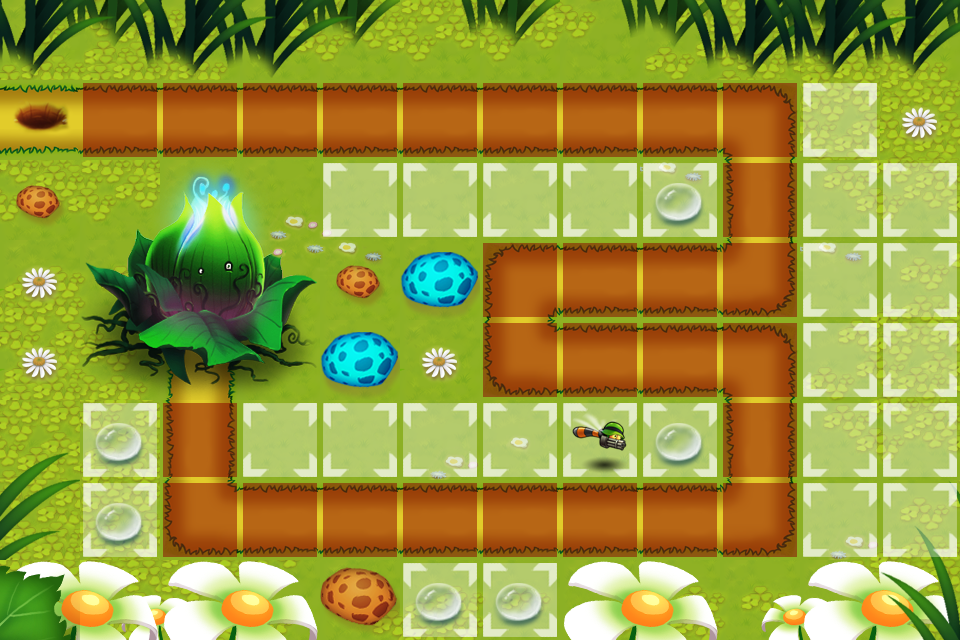

This game map was drawn from its Tiled (.tmx) file and the tilesets committed beside it. A one-line description and the trimmed map source follow:
An orthogonal 12x8 tile map with 80x80 px tiles, 10 tile layers (BACKGROUND1, BACKGROUND2, BACKGROUND3, BACKGROUND4, ...), 6 tilesets and 11 objects (WayPoint00, WayPoint01, WayPoint02, WayPoint03, WayPoint04, ...).

<map version="1.0" orientation="orthogonal" width="12" height="8" tilewidth="80" tileheight="80">
 <tileset firstgid="1" name="2" tilewidth="80" tileheight="80">
  <image source="2.png" width="320" height="320" />
 </tileset>
 <tileset firstgid="17" name="1" tilewidth="80" tileheight="80">
  <image source="1.png" width="720" height="721" />
 </tileset>
 <tileset firstgid="98" name="road" tilewidth="80" tileheight="80">
  <image source="road.png" width="80" height="80" />
  <tile id="0">
   <properties>
    <property name="skillable" value="1" />
   </properties>
  </tile>
 </tileset>
 <tileset firstgid="99" name="build" tilewidth="80" tileheight="80">
  <image source="build.png" width="80" height="80" />
  <tile id="0">
   <properties>
    <property name="buildable" value="1" />
   </properties>
  </tile>
 </tileset>
 <tileset firstgid="100" name="rebuild" tilewidth="80" tileheight="80">
  <image source="rebuild.png" width="400" height="160" />
  <tile id="0">
   <properties>
    <property name="rebuildable" value="1" />
   </properties>
  </tile>
  <tile id="1">
   <properties>
    <property name="rebuildable" value="2" />
   </properties>
  </tile>
  <tile id="2">
   <properties>
    <property name="rebuildable" value="3" />
   </properties>
  </tile>
  <tile id="3">
   <properties>
    <property name="rebuildable" value="4" />
   </properties>
  </tile>
  <tile id="4">
   <properties>
    <property name="rebuildable" value="5" />
   </properties>
  </tile>
  <tile id="5">
   <properties>
    <property name="rebuildable" value="6" />
   </properties>
  </tile>
  <tile id="6">
   <properties>
    <property name="rebuildable" value="7" />
   </properties>
  </tile>
  <tile id="7">
   <properties>
    <property name="rebuildable" value="8" />
   </properties>
  </tile>
  <tile id="8">
   <properties>
    <property name="rebuildable" value="9" />
   </properties>
  </tile>
  <tile id="9">
   <properties>
    <property name="rebuildable" value="10" />
   </properties>
  </tile>
 </tileset>
 <tileset firstgid="110" name="55555" tilewidth="80" tileheight="80">
  <image source="55555.png" width="320" height="160" />
  <tile id="3">
   <properties>
    <property name="TowerId" value="106" />
   </properties>
  </tile>
 </tileset>
 <layer name="BACKGROUND1" width="12" height="8">
  <data>[96 cells, 96 non-empty, 2 distinct tile ids]</data>
 </layer>
 <layer name="BACKGROUND2" width="12" height="8">
  <data>[96 cells, 54 non-empty, 15 distinct tile ids]</data>
 </layer>
 <layer name="BACKGROUND3" width="12" height="8">
  <data>[96 cells, 46 non-empty, 11 distinct tile ids]</data>
 </layer>
 <layer name="BACKGROUND4" width="12" height="8">
  <data>[96 cells, 23 non-empty, 10 distinct tile ids]</data>
 </layer>
 <layer name="SEEDLAYER" width="12" height="8">
  <data>[96 cells, 9 non-empty, 9 distinct tile ids]</data>
 </layer>
 <layer name="BACKGROUND5" width="12" height="8">
  <data>[96 cells, 24 non-empty, 15 distinct tile ids]</data>
 </layer>
 <layer name="Meta" width="12" height="8">
  <data>[96 cells, 26 non-empty, 1 distinct tile ids]</data>
 </layer>
 <layer name="Towerface" width="12" height="8">
  <data>[96 cells, 28 non-empty, 1 distinct tile ids]</data>
 </layer>
 <layer name="Rebuild" width="12" height="8">
  <data>[96 cells, 6 non-empty, 1 distinct tile ids]</data>
 </layer>
 <layer name="Tower" width="12" height="8">
  <data>[96 cells, 1 non-empty, 1 distinct tile ids]</data>
 </layer>
 <objectgroup name="Objects" width="12" height="8">
  <object name="WayPoint00" x="40" y="120" />
  <object name="WayPoint01" x="760" y="120" />
  <object name="WayPoint02" x="760" y="280" />
  <object name="WayPoint03" x="520" y="280" />
  <object name="WayPoint04" x="520" y="360" />
  <object name="WayPoint05" x="760" y="360" />
  <object name="WayPoint06" x="760" y="520" />
  <object name="WayPoint07" x="200" y="520" />
  <object name="WayPoint08" x="200" y="360" />
  <object name="SeedsPos" x="279" y="200" />
  <object name="RapidSoliderPos" x="40" y="200" />
 </objectgroup>
</map>
